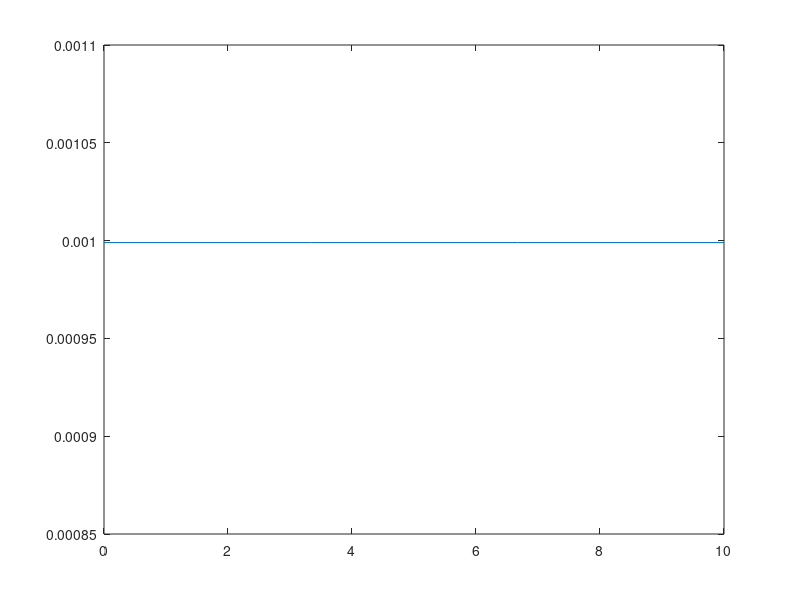
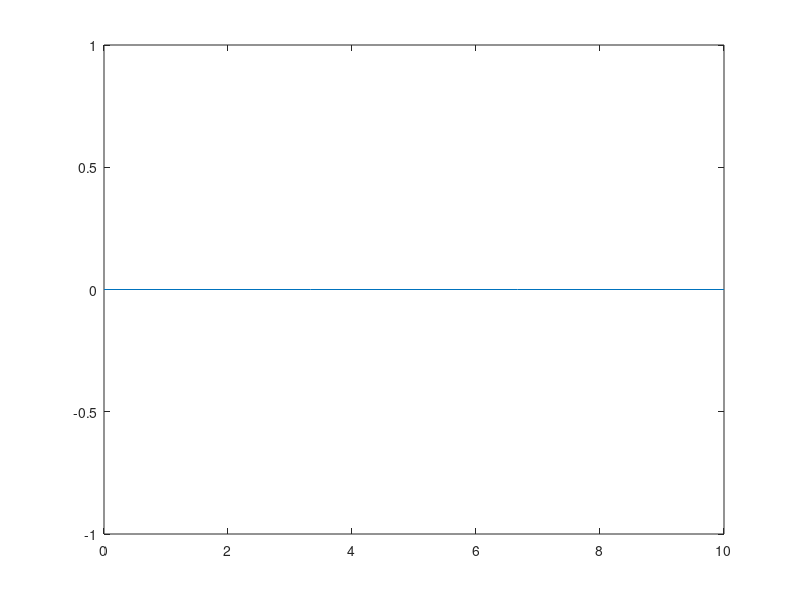

Reproduce these figures in MATLAB, in order.
% Garrett Bondoc 012835431
% Jordan Hsu 013519127
% EE430 Lab 2

R1 = 10 * 10^3;
R2 = 10;
C1 = 0.1 * 10^-6;
C2 = 100 * 10^-6;
x = linspace(0,10,4);
gain = (R2*C2) / (1 + (R1*C1));
gain = [gain,gain,gain,gain]
% myFunc = feedback(gain,1)
% p = pole(myFunc)
% z = zero(myFunc)
figure
plot(x,abs(gain))
figure
plot(x,angle(gain))